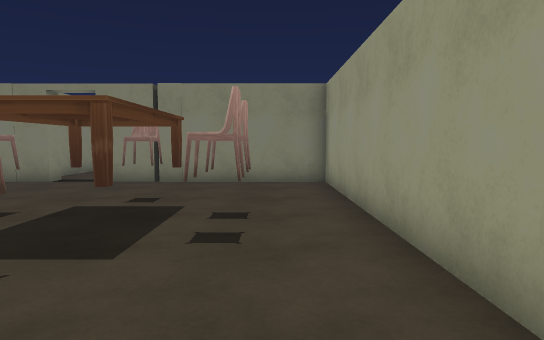
view 1 (above)

23 first-person views from a walk through a 3-D level made in the Unity game engine. The camera is 1.2 m above the floor, tilts 4° down and sees 70° across. Doors are open. The floor is counted in squares, 1 m on a side. Each view is taken from the middle of a square. On the plan, view 1 faces up. The plan holds only what a view shows up to about 15 squares ahead; the rest is blank. The place goes on beyond the plan. The player is left out. Some animated figures are left out.

view 2
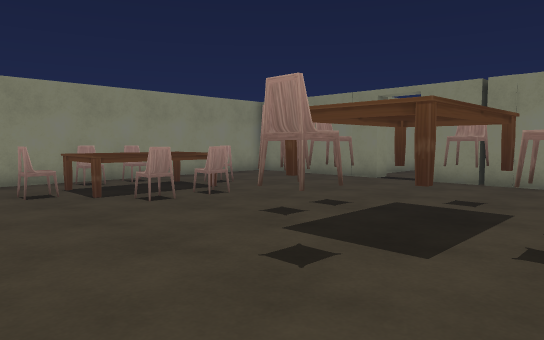

view 3
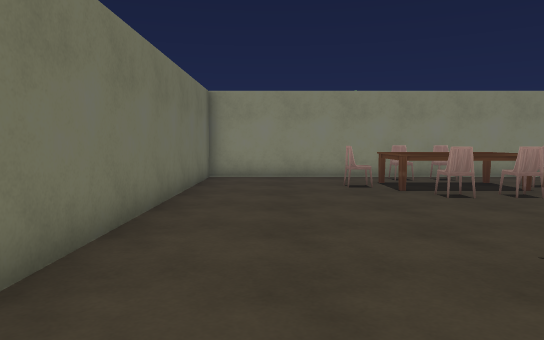

view 4
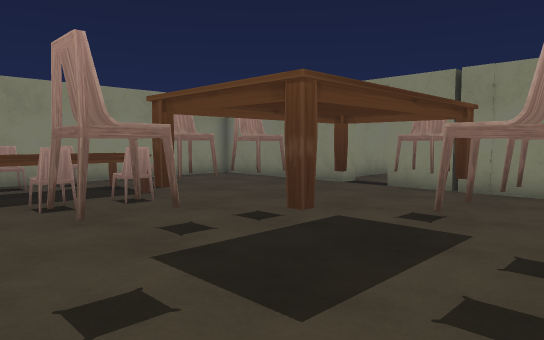

view 5
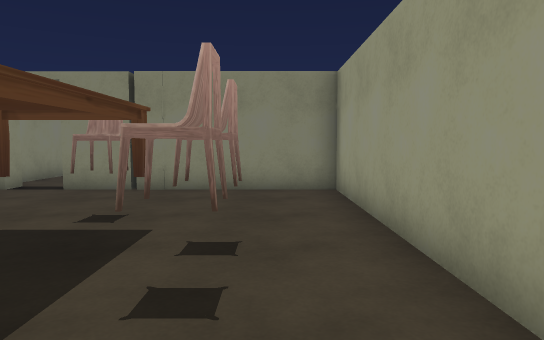

view 6
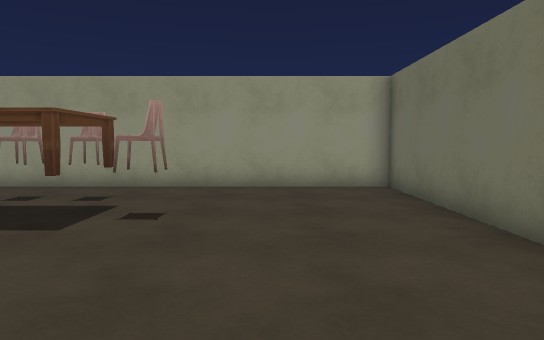

view 7
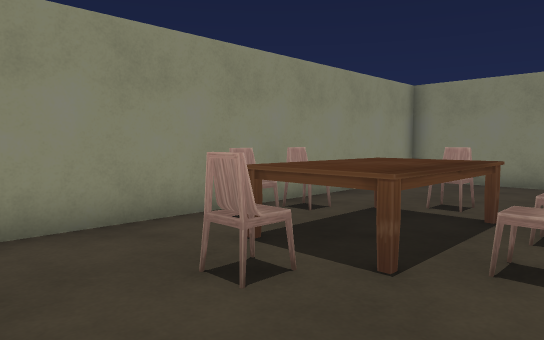

view 8
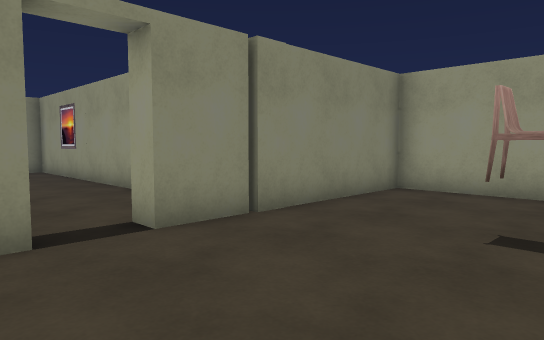

view 9
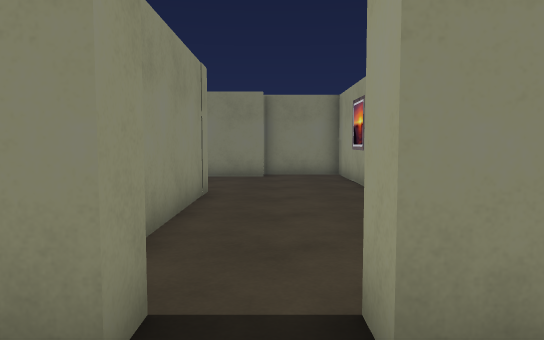

view 10
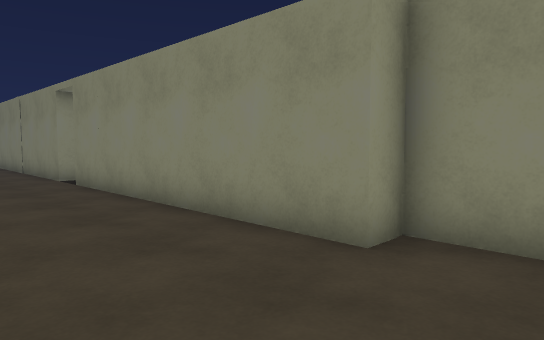

view 11
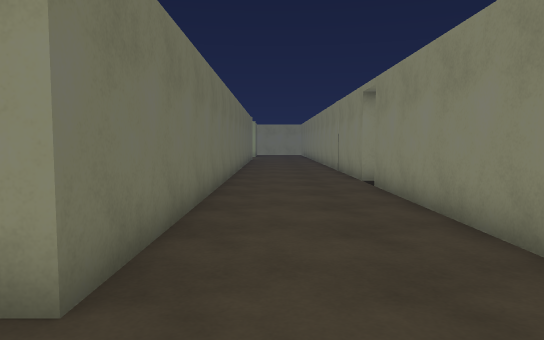

view 12
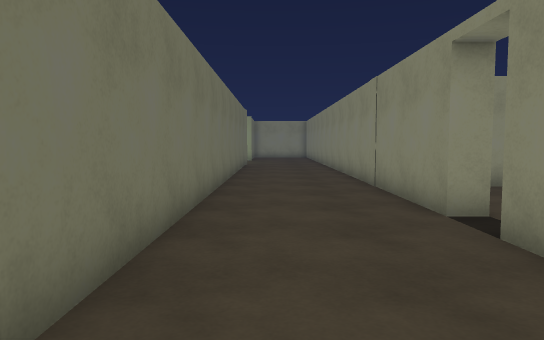

view 13
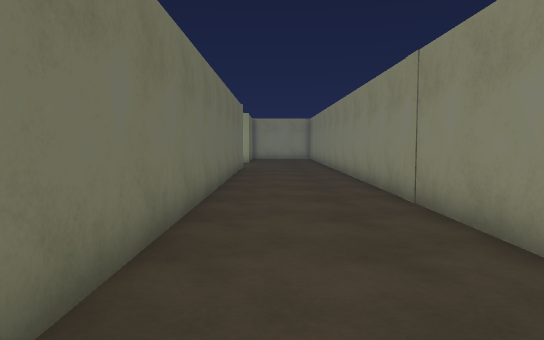

view 14
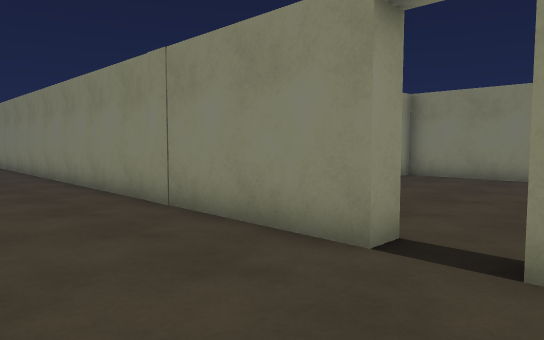

view 15
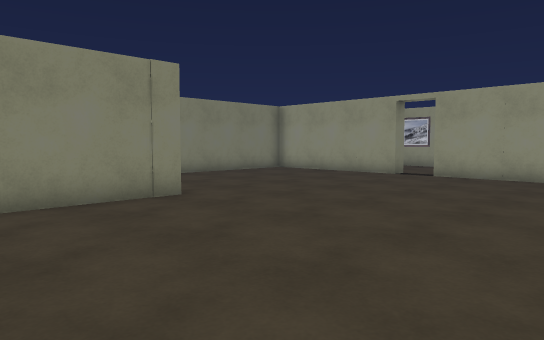

view 16
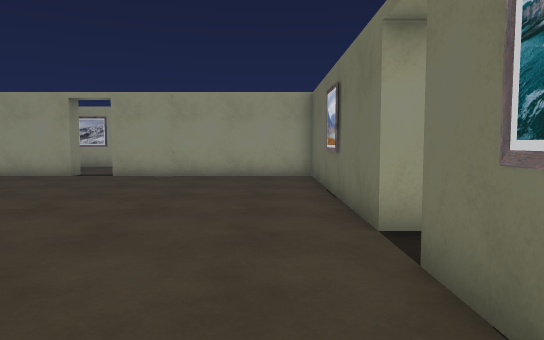

view 17
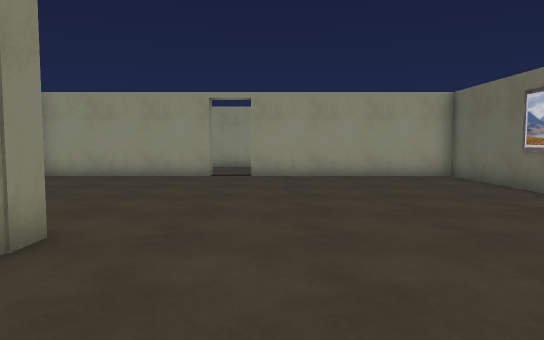

view 18
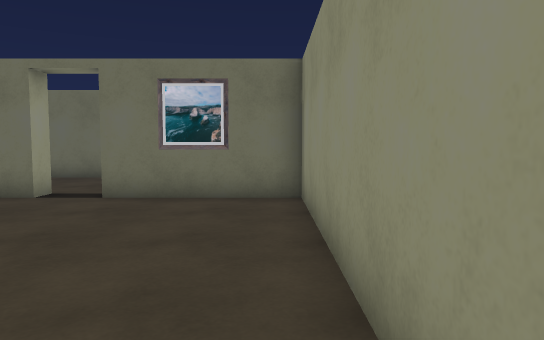

view 19
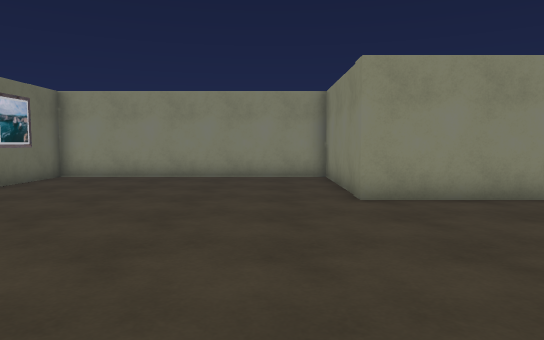

view 20
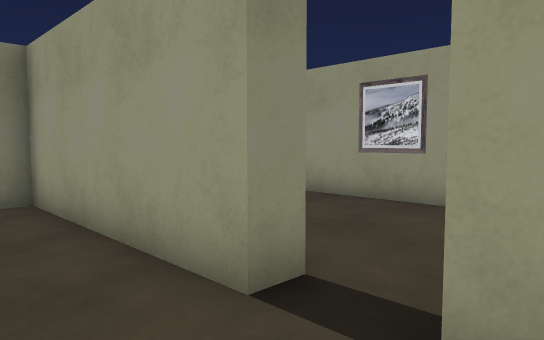

view 21
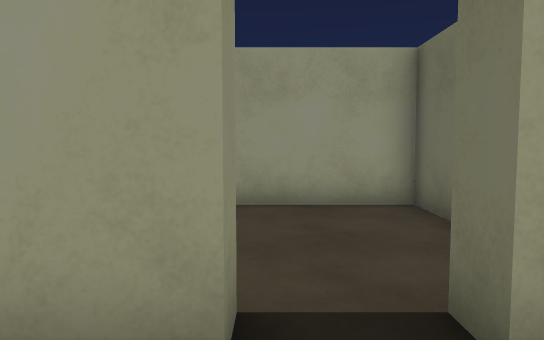

view 22
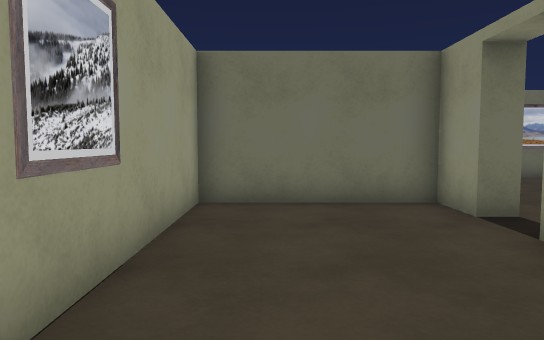

view 23
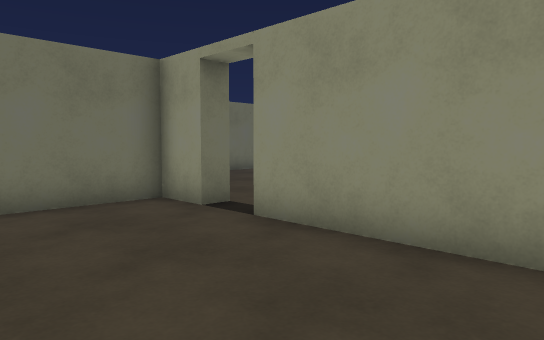

### Floor plan
Key: @ floor where view 1 was taken; # wall or solid block; . floor; D open door; O other object.
Columns run from 29 left of view 1 to 2 right of it. Each row starts with its distance up from view 1.
 38              #  ..  ..#   ..
 37              #........#... .#
 36              #........#.....#
 35              #........#....O#
 34        #######........#.....#
 33        #..............D.....#
 32        #..............D.....#
 31        #..............#.....#
 30        #..............#######
 29        #..............#
 28        #..............#
 27        #..............#
 26        #..............#
 25        #....DD...O....#####
 24 ############DD#########...#
 23 ..........................#
 22 ..........................#
 21 ..........................#
 20 ..........................#
 19 ######################....#
 18                      #....#
 17                      #....#
 16                      #....
 15                      #....
 14                      #...
 13                      #.D.
 12                 #######D########
 11                 #..............#
 10                 #..............#
  9                 #..............#
  8                 #.........O....#
  7                 #..O......OO...#
  6                 #O.OOO..O.OOO..#
  5                 #..OO...O.OOO..#
  4                 #O.OOO....OO...#
  3                 #..OO.....O....#
  2                 #..O...........#
  1                 #..............#
  0                 #............@.#
 -1                 #..............#
 -2                 ################

Where each view was taken, in squares from view 1:
view 1: 0 up, 0 right, facing up
view 2: 0 up, 0 right, facing up-left
view 3: 0 up, 1 right, facing left
view 4: 2 up, 0 right, facing up-left
view 5: 2 up, 0 right, facing up
view 6: 1 up, 9 left, facing right
view 7: 0 up, 7 left, facing up-left
view 8: 7 up, 8 left, facing up-right
view 9: 10 up, 6 left, facing up
view 10: 20 up, 4 left, facing up-left
view 11: 21 up, 5 left, facing left
view 12: 21 up, 11 left, facing left
view 13: 21 up, 14 left, facing left
view 14: 20 up, 15 left, facing up-left
view 15: 26 up, 21 left, facing up-right
view 16: 26 up, 21 left, facing right
view 17: 31 up, 21 left, facing right
view 18: 33 up, 21 left, facing down
view 19: 32 up, 8 left, facing left
view 20: 31 up, 9 left, facing up-right
view 21: 33 up, 9 left, facing right
view 22: 38 up, 3 left, facing down
view 23: 38 up, 2 left, facing down-left
